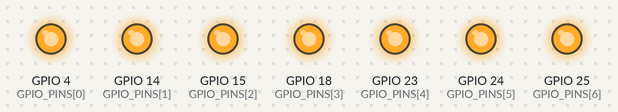
Bench run of a program on a simulated Raspberry Pi (BCM pin numbers). On the bench: output pins drawn as LEDs (lit = HIGH).

Above: at 0.5 s.
At 3.5 s:
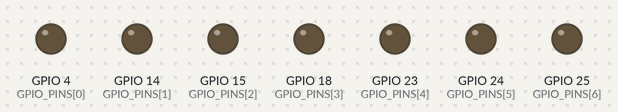
Timing chart, 0 to 4.6 s (numbered marks = the images above):
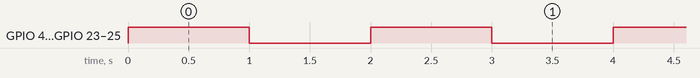

Measured:
- by itself, GPIO 4 (GPIO_PINS[0]), GPIO 14 (GPIO_PINS[1]), GPIO 15 (GPIO_PINS[2]), GPIO 18 (GPIO_PINS[3]), GPIO 23 (GPIO_PINS[4]), GPIO 24 (GPIO_PINS[5]), GPIO 25 (GPIO_PINS[6]): alternates HIGH for 1.0 s and LOW for 1.0 s

The program:

gpio_digital_out.py
```python
import RPi.GPIO as GPIO
import time

GPIO_PINS = [4, 14, 15, 18, 23, 24, 25]

GPIO.setmode(GPIO.BCM)

for pin in GPIO_PINS:
  GPIO.setup(pin, GPIO.OUT)

try:
  while True:
    for pin in GPIO_PINS:
      GPIO.output(pin, GPIO.HIGH)
    time.sleep(1)

    for pin in GPIO_PINS:
      GPIO.output(pin, GPIO.LOW)
    time.sleep(1)
except KeyboardInterrupt:
  GPIO.cleanup()
```
